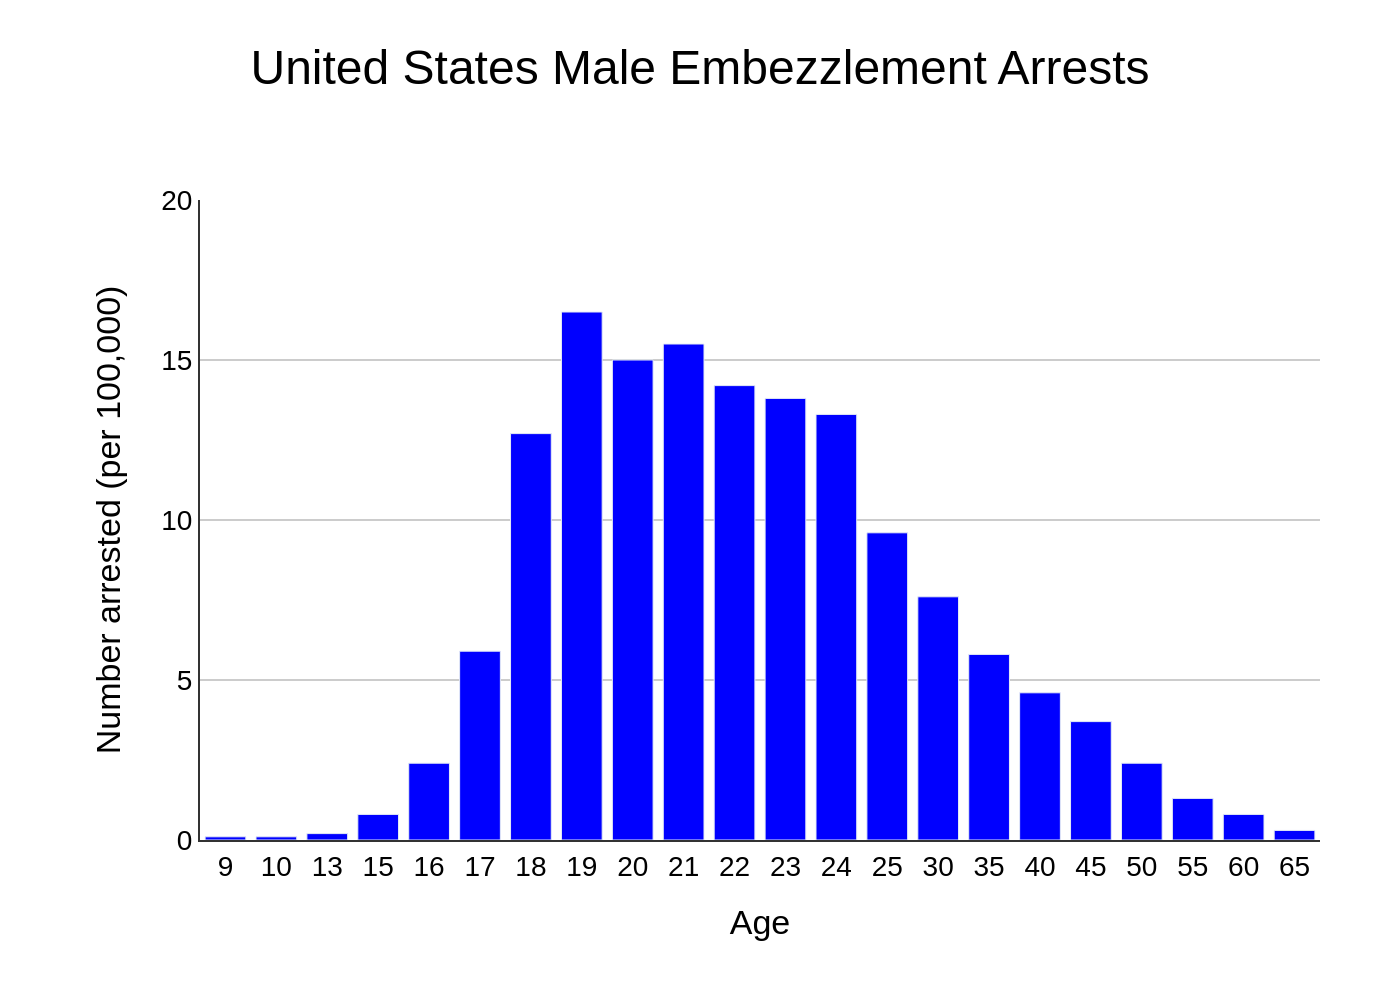

Recreate this plot in Python.
import sys
import json
import plotly.graph_objects as go
import os

# --- Main execution ---
if len(sys.argv) != 2:
    print("Usage: python <script_name>.py <path_to_json_file>")
    sys.exit(1)

json_path = sys.argv[1]

# Derive the output filename from the input JSON path
# e.g., 'path/to/chart.json' -> 'chart.png'
base_name = os.path.basename(json_path)
filename_sans_ext = os.path.splitext(base_name)[0]
output_filename = f"{filename_sans_ext}.png"

# Read chart data from the specified JSON file
try:
    with open(json_path, 'r', encoding='utf-8') as f:
        chart_info = json.load(f)
except FileNotFoundError:
    print(f"Error: JSON file not found at '{json_path}'")
    sys.exit(1)

# Extract data, texts, and colors from the JSON structure
chart_data = chart_info.get('chart_data', [])
texts = chart_info.get('texts', {})
colors = chart_info.get('colors', [])

# Prepare data for Plotly trace
categories = [d['category'] for d in chart_data]
values = [d['value'] for d in chart_data]

# Create the figure object
fig = go.Figure()

# Add the bar trace to the figure
fig.add_trace(go.Bar(
    x=categories,
    y=values,
    marker_color=colors[0] if colors else '#0000FF',
    showlegend=False
))

# Update the layout of the chart for a professional and accurate appearance
fig.update_layout(
    title={
        'text': texts.get('title', ''),
        'y': 0.95,
        'x': 0.5,
        'xanchor': 'center',
        'yanchor': 'top',
        'font': {'size': 24}
    },
    xaxis_title=texts.get('x_axis_title', ''),
    yaxis_title=texts.get('y_axis_title', ''),
    font={
        'family': "Arial",
        'size': 14,
        'color': "black"
    },
    plot_bgcolor='white',
    paper_bgcolor='white',
    xaxis={
        'type': 'category',
        'showline': True,
        'linewidth': 1,
        'linecolor': '#333',
        'showgrid': False,
        'tickfont': {'size': 14}
    },
    yaxis={
        'range': [0, 20],
        'dtick': 5,
        'showline': True,
        'linewidth': 1,
        'linecolor': '#333',
        'gridcolor': '#CCCCCC',
        'tickfont': {'size': 14}
    },
    margin={'l': 100, 'r': 40, 't': 100, 'b': 80}
)

# Write the chart to a high-resolution PNG file
fig.write_image(output_filename, scale=2)

print(f"Chart saved to {output_filename}")
